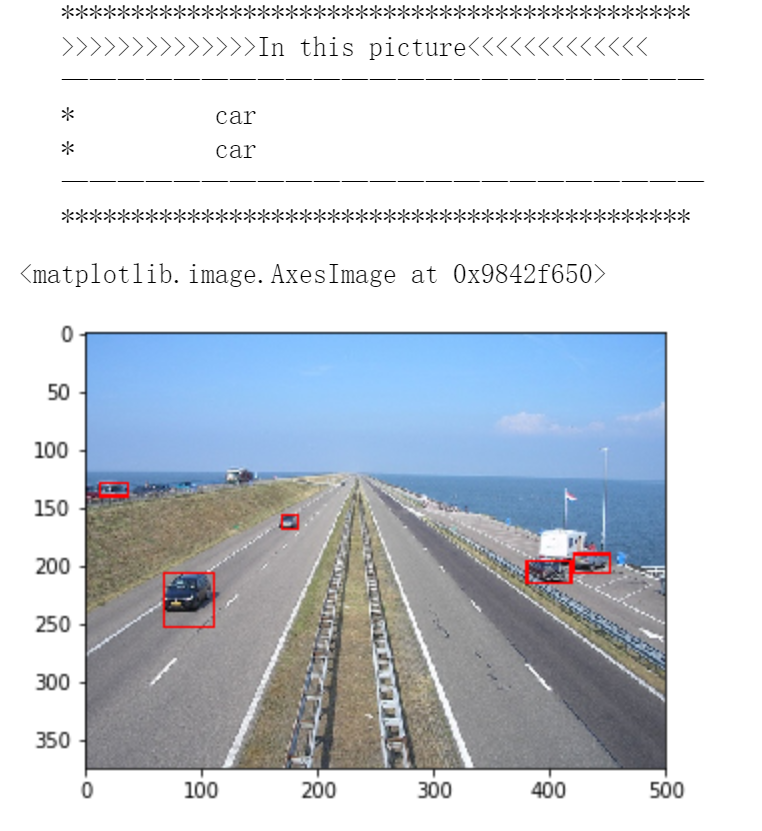
#> input picture image/ouput2.png, 762 x 831 px
$ jupyter execute --allow-errors my_ssd.ipynb
#> lines starting #> are read from the running program, lines starting #| are printed output that depends on the picture
### Sourcecode/img_pre.py
import numpy as np
from PIL import Image

K=8

def letterbox_image(image, size):
    iw, ih = image.size
    w, h = size
    scale = min(w/iw, h/ih)
    nw = int(iw*scale)
    nh = int(ih*scale)

    image = image.resize((nw,nh), Image.BICUBIC)
    new_image = Image.new('RGB', size, (128,128,128))
    new_image.paste(image, ((w-nw)//2, (h-nh)//2))
    return new_image

# [48 lines left out: functions Run_Conv, Run_Pool, not called in this run]
    #print("pool ip done")

### Sourcecode/my_ssd.ipynb
[cell 1]
from img_pre import *
import numpy as np
from PIL import Image
from pynq import Overlay
from pynq import Xlnk
import cv2
import time
import matplotlib.pyplot as plt
import math
import struct
from add_wb import *
from numpy import unravel_index
import heapq
import pandas as pd

MEANS = (104, 117, 123)
K=8
bitwidth=16

#> (a cell that did not finish here is left out)

[cell 3]
start=time.time()
#load weight
#> (the rest of this cell did not finish here and is left out)

[cell 4]
jpg_read=input("input img file")
#> the answer given: ../image/ouput2.png
image_read = Image.open(jpg_read)
#> image_read is the input picture: PIL image 762x831 RGB; mean R, G, B 204, 210, 217.1
image_shape = np.array(np.shape(image_read)[0:2])
#> image_shape = [831, 762]
#print(image_shape)
crop_img = np.array(letterbox_image(image_read, (300,300)))
#> in letterbox_image, `image = image.resize((nw,nh), Image.BICUBIC)`:
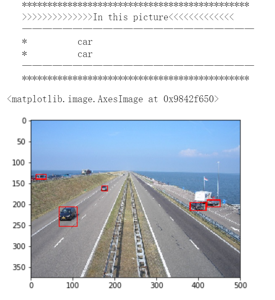
#> image: PIL image 275x300 RGB; mean R, G, B 203.8, 209.8, 216.9
#> in letterbox_image, `new_image = Image.new('RGB', size, (128,128,128))`: new_image: PIL image 300x300 RGB; every value is 128
#> in letterbox_image, `new_image.paste(image, ((w-nw)//2, (h-nh)//2))`:
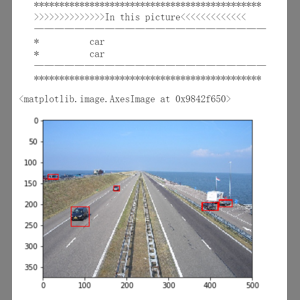
#> new_image: PIL image 300x300 RGB; mean R, G, B 197.5, 203, 209.5
# [7 lines of commented-out code are left out]
crop_img=crop_img-MEANS
print(crop_img.shape)
#| (300, 300, 3)

#> (the rest of this cell did not finish here and is left out)

[cell 5]
#Run_Conv(conv,chin,chout,kx,ky,sx,sy,mode,relu_en,feature_in,feature_in_precision,weight,weight_precision,bias,bias_precision,feature_out,feature_out_precision)
#mode(1 pad),relu_en(1 relu)
#Run_Pool(pool,dma,ch,kx,ky,feature_in,feature_out)
start=time.time()
#> (the rest of this cell did not finish here and is left out)

[cell 6]
start=time.time()
#L
# Run_Conv(conv,1024,24,3,3,1,1,1,0,0,ex1_2,11,l2,15,l2b,15,L2,12)
# Run_Conv(conv,512,24,3,3,1,1,1,0,0,ex2_2,11,l3,15,l3b,15,L3,12)
#> (the rest of this cell did not finish here and is left out)

[cell 7]
start=time.time()
class_name=['aeroplane','bicycle','bird','boat','bottle','bus','car','cat','chair','cow','diningtable','dog','horse','motorbike','person','pottedplant','sheep','sofa','train','tvmonitor']

# [12 lines of commented-out code are left out]
#> (the rest of this cell did not finish here and is left out)

#> (a cell that did not finish here is left out)

[cell 9]
pre_box=[]
decode_box=[]
#> (the rest of this cell did not finish here and is left out)

[cell 10]
new_shape = image_shape*np.min(np.array([300,300])/np.array([image_read.size[0],image_read.size[1]]))
#> new_shape = [300, 275.1]

offset = (np.array([300,300])-new_shape)/2./np.array([300,300])
#> offset = [0, 0.0415]
scale = np.array([300,300])/new_shape
#> scale = [1, 1.09]

# box_yx = ((pre_box[1]+pre_box[3])/2,(pre_box[0]+pre_box[2])/2)
# box_hw = (pre_box[3]-pre_box[1],pre_box[2]-pre_box[0])
#> (the rest of this cell did not finish here and is left out)
